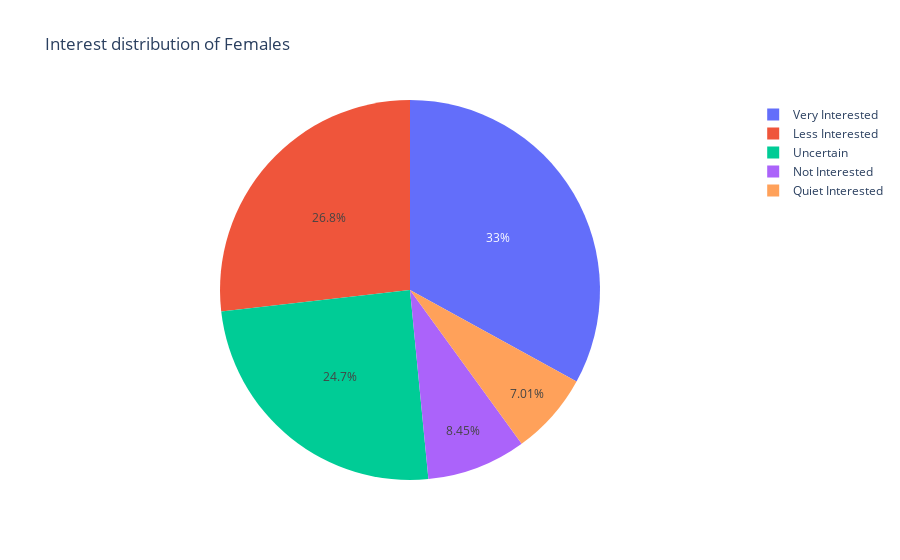

The notebook cell this image was saved under:
### Code cell
female_df = df[df['gender'] == 'Female']

fig = px.pie(female_df, names='interest', title="Interest distribution of Females")
fig.show()

### Figure 1 — Plotly figure (JSON) as saved in the notebook; plotly's stock layout.template omitted (floating-point values rounded to 4 significant figures; data arrays with more than 128 entries replaced by an {"elided": "..."} marker saying what was removed)
{"data": [{"domain": {"x": [0, 1], "y": [0, 1]}, "hovertemplate": "interest=%{label}<extra></extra>", "labels": {"elided": "485 str values"}, "legendgroup": "", "name": "", "showlegend": true, "type": "pie"}], "layout": {"legend": {"tracegroupgap": 0}, "title": {"text": "Interest distribution of Females"}}}
